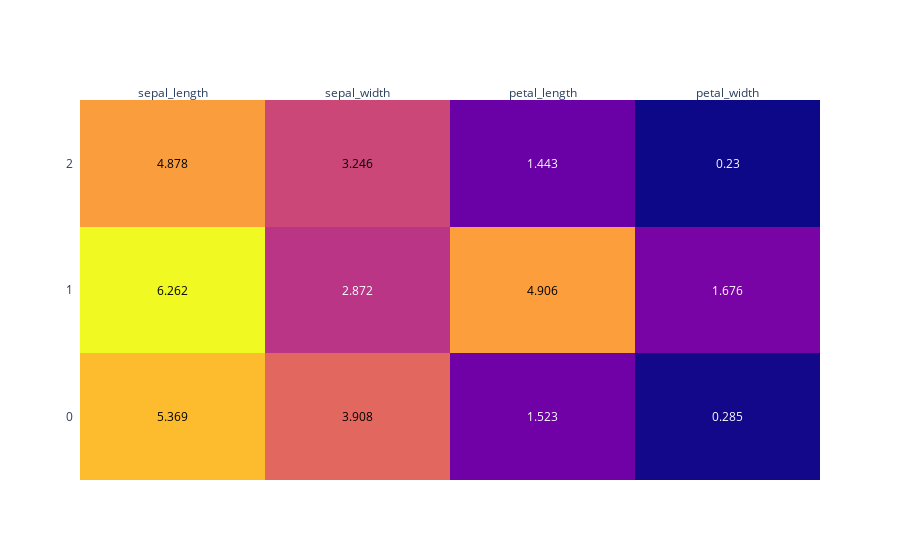

Notebook code cell kept with this figure:
### Code cell
ff.create_annotated_heatmap(matrix.values,
                            x=matrix.columns.to_list(),
                            y=matrix.index.to_list())

### Figure 1 — Plotly figure (JSON) as saved in the notebook; plotly's stock layout.template omitted (floating-point values rounded to 4 significant figures)
{"data": [{"colorscale": [[0, "#0d0887"], [0.1111, "#46039f"], [0.2222, "#7201a8"], [0.3333, "#9c179e"], [0.4444, "#bd3786"], [0.5556, "#d8576b"], [0.6667, "#ed7953"], [0.7778, "#fb9f3a"], [0.8889, "#fdca26"], [1, "#f0f921"]], "reversescale": false, "showscale": false, "type": "heatmap", "x": ["sepal_length", "sepal_width", "petal_length", "petal_width"], "y": [0, 1, 2], "z": [[5.369, 3.908, 1.523, 0.285], [6.262, 2.872, 4.906, 1.676], [4.878, 3.246, 1.443, 0.23]]}], "layout": {"annotations": [{"font": {"color": "#000000"}, "showarrow": false, "text": "5.369", "x": "sepal_length", "xref": "x", "y": 0, "yref": "y"}, {"font": {"color": "#000000"}, "showarrow": false, "text": "3.908", "x": "sepal_width", "xref": "x", "y": 0, "yref": "y"}, {"font": {"color": "#FFFFFF"}, "showarrow": false, "text": "1.523", "x": "petal_length", "xref": "x", "y": 0, "yref": "y"}, {"font": {"color": "#FFFFFF"}, "showarrow": false, "text": "0.285", "x": "petal_width", "xref": "x", "y": 0, "yref": "y"}, {"font": {"color": "#000000"}, "showarrow": false, "text": "6.262", "x": "sepal_length", "xref": "x", "y": 1, "yref": "y"}, {"font": {"color": "#FFFFFF"}, "showarrow": false, "text": "2.872", "x": "sepal_width", "xref": "x", "y": 1, "yref": "y"}, {"font": {"color": "#000000"}, "showarrow": false, "text": "4.906", "x": "petal_length", "xref": "x", "y": 1, "yref": "y"}, {"font": {"color": "#FFFFFF"}, "showarrow": false, "text": "1.676", "x": "petal_width", "xref": "x", "y": 1, "yref": "y"}, {"font": {"color": "#000000"}, "showarrow": false, "text": "4.878", "x": "sepal_length", "xref": "x", "y": 2, "yref": "y"}, {"font": {"color": "#000000"}, "showarrow": false, "text": "3.246", "x": "sepal_width", "xref": "x", "y": 2, "yref": "y"}, {"font": {"color": "#FFFFFF"}, "showarrow": false, "text": "1.443", "x": "petal_length", "xref": "x", "y": 2, "yref": "y"}, {"font": {"color": "#FFFFFF"}, "showarrow": false, "text": "0.23", "x": "petal_width", "xref": "x", "y": 2, "yref": "y"}], "xaxis": {"dtick": 1, "gridcolor": "rgb(0, 0, 0)", "side": "top", "ticks": ""}, "yaxis": {"dtick": 1, "ticks": "", "ticksuffix": "  "}}}
